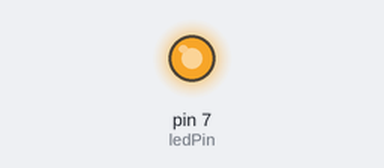
Bench run of a sketch on a simulated Arduino Uno, built with avr-gcc and run on an emulated ATmega328P. Shown: output pins drawn as LEDs (lit = HIGH).

Above: at 3.32 s.
Timing chart, 0 to 40.0 s (numbered marks = the images above):
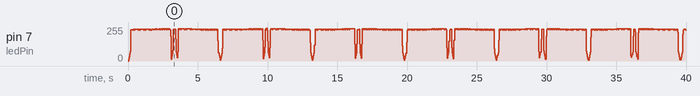

The sketch:

06c17.ino
```cpp
const int ledPin = 7;
int period_us = 1000;       // 1ms
int duty_percent = 0;       // 현재 duty
int on_time = 0;            // 켜진 시간
int steps = 100;            // 밝기 단계 (0~100 = 101단계)
int step_delay_us = 5000;   // 각 단계 유지 시간 (0.5초 / 101단계 ≈ 5ms)

void setup() {
  pinMode(ledPin, OUTPUT);
}

// duty에 따라 on_time 계산
void set_duty(int duty) {
  duty_percent = constrain(duty, 0, 100);
  on_time = (period_us * duty_percent) / 100;
}

// 소프트 PWM: 각 단계에서 반복
void softPWM(int repeat) {
  // 0% → LED 완전 OFF
  if(duty_percent == 0) {
    digitalWrite(ledPin, 0);
    delayMicroseconds(repeat * period_us);
    return;
  }

  // 100% → LED 완전 ON
  if(duty_percent == 100) {
    digitalWrite(ledPin, 1);
    delayMicroseconds(repeat * period_us);
    return;
  }

  int off_time = period_us - on_time;
  for(int i = 0; i < repeat; i++) {
    digitalWrite(ledPin, 1);
    delayMicroseconds(on_time);
    digitalWrite(ledPin, 0);
    delayMicroseconds(off_time);
  }
}

void loop() {
  for(int duty = 0; duty <= steps; duty++) {
    set_duty(duty);
    int repeat = max(1, step_delay_us / period_us); // 최소 1회 반복
    softPWM(repeat);
  }

  for(int duty = steps; duty >= 0; duty--) {
    set_duty(duty);
    int repeat = max(1, step_delay_us / period_us);
    softPWM(repeat);
  }
}
```
